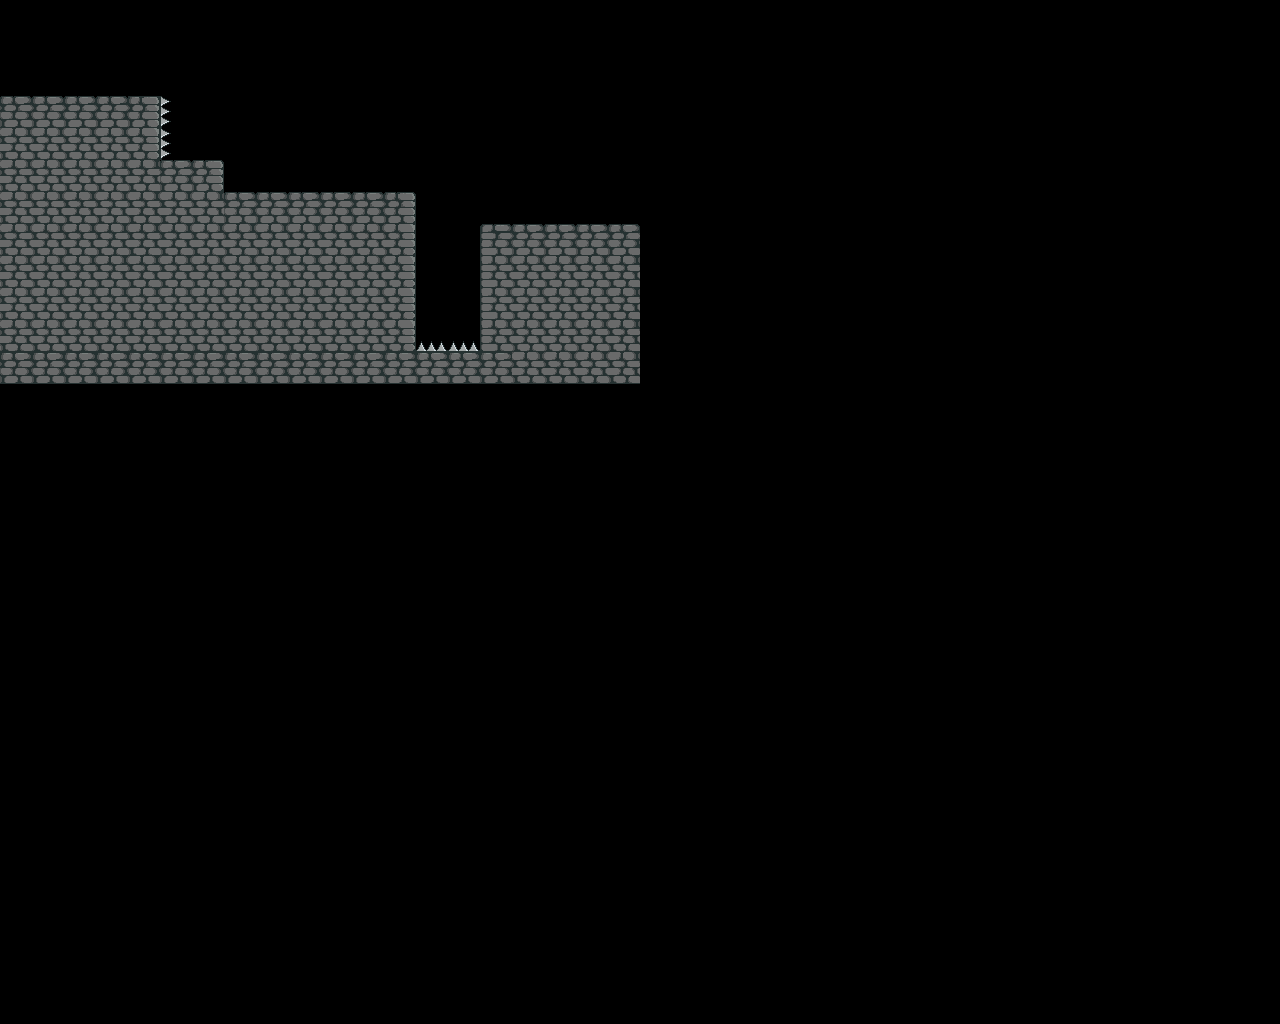

Rendered tile map (Tiled .tmx) drawn with the repository's tilesets; below, a short description and the full map source, tile grids included:
An orthogonal 40x32 tile map with 32x32 px tiles, 1 tile layer (map) and 12 objects.

<map version="1.10" tiledversion="1.10.2" orientation="orthogonal" renderorder="right-down" width="40" height="32" tilewidth="32" tileheight="32" infinite="0" nextlayerid="7" nextobjectid="35">
 <editorsettings>
  <export target="../levelsData/level6.lua" format="lua" />
 </editorsettings>
 <tileset firstgid="1" name="tileset" tilewidth="32" tileheight="32" tilecount="18" columns="6">
  <image source="../../assets/tileset/tileset.png" width="200" height="100" />
 </tileset>
 <layer id="1" name="map" width="40" height="32">
  <data encoding="csv">
0,0,0,0,0,0,0,0,0,0,0,0,0,0,0,0,0,0,0,0,0,0,0,0,0,0,0,0,0,0,0,0,0,0,0,0,0,0,0,0,
0,0,0,0,0,0,0,0,0,0,0,0,0,0,0,0,0,0,0,0,0,0,0,0,0,0,0,0,0,0,0,0,0,0,0,0,0,0,0,0,
0,0,0,0,0,0,0,0,0,0,0,0,0,0,0,0,0,0,0,0,0,0,0,0,0,0,0,0,0,0,0,0,0,0,0,0,0,0,0,0,
2,2,2,2,12,2684354565,0,0,0,0,0,0,0,0,0,0,0,0,0,0,0,0,0,0,0,0,0,0,0,0,0,0,0,0,0,0,0,0,0,0,
8,8,8,8,9,2684354565,0,0,0,0,0,0,0,0,0,0,0,0,0,0,0,0,0,0,0,0,0,0,0,0,0,0,0,0,0,0,0,0,0,0,
8,8,8,8,8,2,3,0,0,0,0,0,0,0,0,0,0,0,0,0,0,0,0,0,0,0,0,0,0,0,0,0,0,0,0,0,0,0,0,0,
8,8,8,8,8,8,17,2,2,2,2,2,3,0,0,0,0,0,0,0,0,0,0,0,0,0,0,0,0,0,0,0,0,0,0,0,0,0,0,0,
8,8,8,8,8,8,8,8,8,8,8,8,9,0,0,1,2,2,2,2,0,0,0,0,0,0,0,0,0,0,0,0,0,0,0,0,0,0,0,0,
8,8,8,8,8,8,8,8,8,8,8,8,9,0,0,7,8,8,8,8,0,0,0,0,0,0,0,0,0,0,0,0,0,0,0,0,0,0,0,0,
8,8,8,8,8,8,8,8,8,8,8,8,9,0,0,7,8,8,8,8,0,0,0,0,0,0,0,0,0,0,0,0,0,0,0,0,0,0,0,0,
8,8,8,8,8,8,8,8,8,8,8,8,9,5,5,7,8,8,8,8,0,0,0,0,0,0,0,0,0,0,0,0,0,0,0,0,0,0,0,0,
11,11,11,11,11,11,11,11,11,11,11,11,11,11,11,11,8,8,8,8,0,0,0,0,0,0,0,0,0,0,0,0,0,0,0,0,0,0,0,0,
0,0,0,0,0,0,0,0,0,0,0,0,0,0,0,0,0,0,0,0,0,0,0,0,0,0,0,0,0,0,0,0,0,0,0,0,0,0,0,0,
0,0,0,0,0,0,0,0,0,0,0,0,0,0,0,0,0,0,0,0,0,0,0,0,0,0,0,0,0,0,0,0,0,0,0,0,0,0,0,0,
0,0,0,0,0,0,0,0,0,0,0,0,0,0,0,0,0,0,0,0,0,0,0,0,0,0,0,0,0,0,0,0,0,0,0,0,0,0,0,0,
0,0,0,0,0,0,0,0,0,0,0,0,0,0,0,0,0,0,0,0,0,0,0,0,0,0,0,0,0,0,0,0,0,0,0,0,0,0,0,0,
0,0,0,0,0,0,0,0,0,0,0,0,0,0,0,0,0,0,0,0,0,0,0,0,0,0,0,0,0,0,0,0,0,0,0,0,0,0,0,0,
0,0,0,0,0,0,0,0,0,0,0,0,0,0,0,0,0,0,0,0,0,0,0,0,0,0,0,0,0,0,0,0,0,0,0,0,0,0,0,0,
0,0,0,0,0,0,0,0,0,0,0,0,0,0,0,0,0,0,0,0,0,0,0,0,0,0,0,0,0,0,0,0,0,0,0,0,0,0,0,0,
0,0,0,0,0,0,0,0,0,0,0,0,0,0,0,0,0,0,0,0,0,0,0,0,0,0,0,0,0,0,0,0,0,0,0,0,0,0,0,0,
0,0,0,0,0,0,0,0,0,0,0,0,0,0,0,0,0,0,0,0,0,0,0,0,0,0,0,0,0,0,0,0,0,0,0,0,0,0,0,0,
0,0,0,0,0,0,0,0,0,0,0,0,0,0,0,0,0,0,0,0,0,0,0,0,0,0,0,0,0,0,0,0,0,0,0,0,0,0,0,0,
0,0,0,0,0,0,0,0,0,0,0,0,0,0,0,0,0,0,0,0,0,0,0,0,0,0,0,0,0,0,0,0,0,0,0,0,0,0,0,0,
0,0,0,0,0,0,0,0,0,0,0,0,0,0,0,0,0,0,0,0,0,0,0,0,0,0,0,0,0,0,0,0,0,0,0,0,0,0,0,0,
0,0,0,0,0,0,0,0,0,0,0,0,0,0,0,0,0,0,0,0,0,0,0,0,0,0,0,0,0,0,0,0,0,0,0,0,0,0,0,0,
0,0,0,0,0,0,0,0,0,0,0,0,0,0,0,0,0,0,0,0,0,0,0,0,0,0,0,0,0,0,0,0,0,0,0,0,0,0,0,0,
0,0,0,0,0,0,0,0,0,0,0,0,0,0,0,0,0,0,0,0,0,0,0,0,0,0,0,0,0,0,0,0,0,0,0,0,0,0,0,0,
0,0,0,0,0,0,0,0,0,0,0,0,0,0,0,0,0,0,0,0,0,0,0,0,0,0,0,0,0,0,0,0,0,0,0,0,0,0,0,0,
0,0,0,0,0,0,0,0,0,0,0,0,0,0,0,0,0,0,0,0,0,0,0,0,0,0,0,0,0,0,0,0,0,0,0,0,0,0,0,0,
0,0,0,0,0,0,0,0,0,0,0,0,0,0,0,0,0,0,0,0,0,0,0,0,0,0,0,0,0,0,0,0,0,0,0,0,0,0,0,0,
0,0,0,0,0,0,0,0,0,0,0,0,0,0,0,0,0,0,0,0,0,0,0,0,0,0,0,0,0,0,0,0,0,0,0,0,0,0,0,0,
0,0,0,0,0,0,0,0,0,0,0,0,0,0,0,0,0,0,0,0,0,0,0,0,0,0,0,0,0,0,0,0,0,0,0,0,0,0,0,0
</data>
 </layer>
 <objectgroup id="2" name="ground">
  <object id="25" x="480.333" y="224.667" width="159.333" height="2.33333" />
  <object id="27" x="192.333" y="192.667" width="222.083" height="2.33333" />
  <object id="28" x="0.333333" y="97.1667" width="156.083" height="2" />
  <object id="32" x="159.667" y="160.333" width="61.5" height="2" />
 </objectgroup>
 <objectgroup id="3" name="wall">
  <object id="18" x="480.833" y="228.667" width="159" height="154.5" />
  <object id="20" x="192" y="196" width="223.667" height="163.5" />
  <object id="22" x="0.333333" y="100.5" width="158" height="76.1667" />
  <object id="30" x="159.333" y="163.333" width="63.4849" height="28" />
 </objectgroup>
 <objectgroup id="5" name="spike">
  <object id="24" x="419.333" y="346" width="57.9997" height="4.66667" />
  <object id="34" x="159.75" y="101" width="5.5" height="58.25" />
 </objectgroup>
 <objectgroup id="6" name="door">
  <object id="29" x="-8.99997" y="5" width="18.3333" height="89.6667" />
 </objectgroup>
 <objectgroup id="4" name="area" visible="0">
  <object id="8" x="0" y="0" width="640" height="383" />
 </objectgroup>
</map>